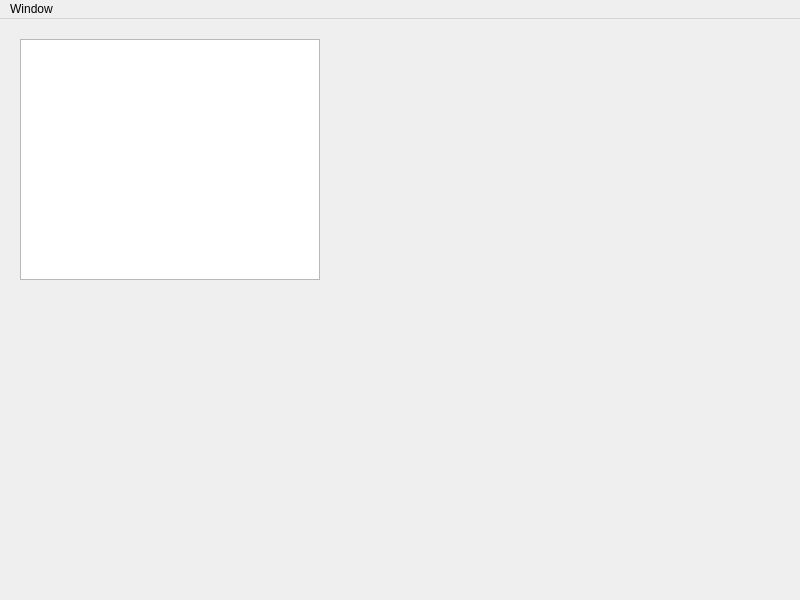
<?xml version="1.0" encoding="UTF-8"?>
<ui version="4.0">
 <class>MeshEdit</class>
 <widget class="QMainWindow" name="MeshEdit">
  <property name="geometry">
   <rect>
    <x>0</x>
    <y>0</y>
    <width>800</width>
    <height>600</height>
   </rect>
  </property>
  <property name="windowTitle">
   <string>Mesh Edit</string>
  </property>
  <widget class="QToolWindowManager" name="centralwidget">
   <widget class="PropertyEditor" name="treeView">
    <property name="geometry">
     <rect>
      <x>20</x>
      <y>20</y>
      <width>300</width>
      <height>241</height>
     </rect>
    </property>
    <property name="minimumSize">
     <size>
      <width>300</width>
      <height>200</height>
     </size>
    </property>
   </widget>
  </widget>
  <widget class="QMenuBar" name="menubar">
   <property name="geometry">
    <rect>
     <x>0</x>
     <y>0</y>
     <width>800</width>
     <height>21</height>
    </rect>
   </property>
   <widget class="QMenu" name="menuWindow">
    <property name="title">
     <string>Window</string>
    </property>
   </widget>
   <addaction name="menuWindow"/>
  </widget>
 </widget>
 <customwidgets>
  <customwidget>
   <class>PropertyEditor</class>
   <extends>QTreeView</extends>
   <header>editors/propertyedit/propertyeditor.h</header>
  </customwidget>
  <customwidget>
   <class>QToolWindowManager</class>
   <extends>QWidget</extends>
   <header>managers/toolwindowmanager/qtoolwindowmanager.h</header>
   <container>1</container>
  </customwidget>
 </customwidgets>
 <resources/>
 <connections/>
</ui>
